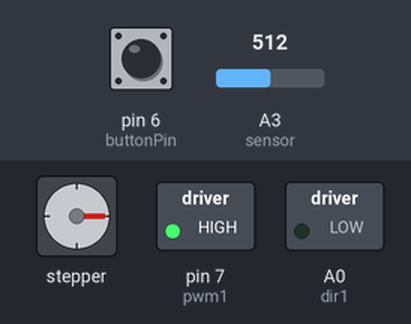
Recording of a sketch running on a simulated Arduino Uno, built with avr-gcc and run on an emulated ATmega328P. Parts: stepper motor, switched loads named in the sketch (green lamp = pin HIGH). Wiring (inferred from the names in the program): stepper motor (2048 steps per turn assumed): coils pin 8, pin 9, pin 10, pin 11. The test bench sets the inputs (shaded band); at power-on: A3 (sensor) = 512, pin 6 (buttonPin) LOW. Pins used as bus, display or sensor lines are not drawn; what the sketch prints to the serial monitor is not drawn.

Above: at 2.0 s.
2.1 s: A3 (sensor) set to 253
5.1 s: A3 (sensor) set to 226
Timing chart, 0 to 8.1 s (numbered marks = the images above; inputs shaded):
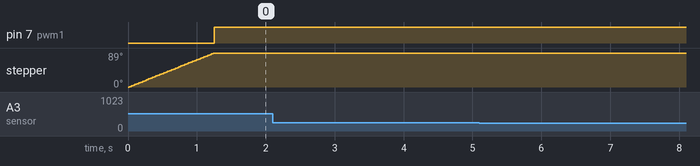

The sketch:

Optimized_rack.ino
```cpp
byte motorPin1 = 8;    // Blue   - 28BYJ48 pin 1
byte motorPin2 = 9;    // Pink   - 28BYJ48 pin 2
byte motorPin3 = 10;    // Yellow - 28BYJ48 pin 3
byte motorPin4 = 11;    // Orange - 28BYJ48 pin 4
                        // Red    - 28BYJ48 pin 5 (VCC)
int a=12;
int c=0;
int flag=0;
int f=1;
#define sensor A3

int motorSpeed = 1200;  //variable to set stepper speed
int count = 0;          // count of steps made
int countsperrev =512; // number of steps per full revolution
int lookup[8] = {B01000, B01100, B00100, B00110, B00010, B00011, B00001, B01001};
byte buttonPin=6;
int buttonState;
byte pwm1=7;
byte dir1=A0;
int button;
void setOutput(int );
int pos=1;
int step_count=0;
//byte pwm2=6;
//byte dir2=7;
//////////////////////////////////////////////////////////////////////////////
void setup() {
  pinMode(motorPin1, OUTPUT);
  pinMode(motorPin2, OUTPUT);
  pinMode(motorPin3, OUTPUT);
  pinMode(motorPin4, OUTPUT);
  pinMode(sensor,INPUT);
  pinMode(pwm1,OUTPUT);
  pinMode(dir1,OUTPUT);
  analogWrite(pwm1,0);
  pinMode(buttonPin,INPUT);
  buttonState=0;
  Serial.begin(9600);
}

//////////////////////////////////////////////////////////////////////////////
void loop(){
  button = digitalRead(buttonPin);
  Serial.println("Button:");
  Serial.print(digitalRead(buttonPin));
  float volts = analogRead(sensor)*0.0048828125;  // value from sensor * (5/1024)
  int distance = 13*pow(volts, -1); // worked out from datasheet graph
  if(button==1)
  {
    forward();
  }
  else if (button==0){
    Serial.println("Button Hitted");
    step_count=pos;
    pos=0;
    for( ; ; ){
    if( count == 128 ){
      break ;
    }
  clockwise();
  count++ ;
    }
     backward();
  while(pos!=step_count+1){
    Serial.println("Loop Execution Started");
   float volts = analogRead(sensor)*0.0048828125;  // value from sensor * (5/1024)
  int distance = 13*pow(volts, -1); // worked out from datasheet graph
  Serial.println("Distance is:");
  Serial.print(distance);
    while((distance>=4)&&(distance<10)){
      Serial.println("Distance has Reduced now");
      float volts = analogRead(sensor)*0.0048828125;  // value from sensor * (5/1024)
  int distance = 13*pow(volts, -1); // worked out from datasheet graph
      flag=1;
      if(distance>10){
        Serial.println("Hand Removed");
        pos+=1;
        Serial.println("The position value now is:");
        Serial.print(pos);
        break;
       }
     }

      Serial.println("Loop Executed");
      delay(200);
 }
    for( ; ; ){
    if( count == 256 ){
    break ;
    }
  anticlockwise();
  count++;
  //Serial.print("Count:");
  //Serial.println(count);
 }
 count = 0 ;
  }
}
void anticlockwise()
{
  for(int i = 0; i < 8; i++)
  {
    setOutput(i);
    delayMicroseconds(motorSpeed);
  }
}

void clockwise()
{
  for(int i = 8; i > 0; i--)
  {
    setOutput(i);
    delayMicroseconds(motorSpeed);
  }
}

void backward()
{
  digitalWrite(dir1,LOW);
  analogWrite(pwm1,200);
}

void forward()
{
  digitalWrite(dir1,HIGH);
  analogWrite(pwm1,200);
}


void setOutput(int out)
{
  digitalWrite(motorPin1, bitRead(lookup[out], 0));
  digitalWrite(motorPin2, bitRead(lookup[out], 1));
  digitalWrite(motorPin3, bitRead(lookup[out], 2));
  digitalWrite(motorPin4, bitRead(lookup[out], 3));
}
```

Measured:
- after the input at 2.1 s, every drawn part: stays the same
- after the input at 5.1 s, every drawn part: stays the same
- by itself, stepper: turns 89° clockwise in 1.2 s
